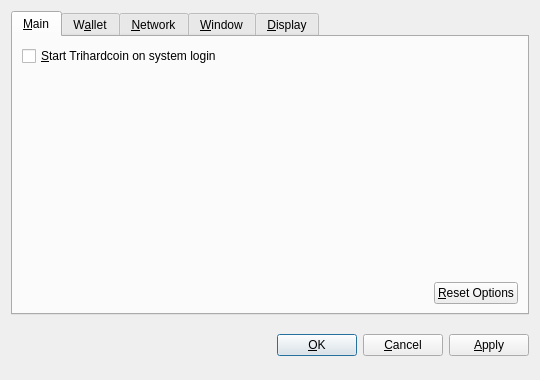
<?xml version="1.0" encoding="UTF-8"?>
<ui version="4.0">
 <class>OptionsDialog</class>
 <widget class="QDialog" name="OptionsDialog">
  <property name="geometry">
   <rect>
    <x>0</x>
    <y>0</y>
    <width>540</width>
    <height>380</height>
   </rect>
  </property>
  <property name="windowTitle">
   <string>Options</string>
  </property>
  <property name="modal">
   <bool>true</bool>
  </property>
  <layout class="QVBoxLayout" name="verticalLayout">
   <item>
    <widget class="QTabWidget" name="tabWidget">
     <property name="tabPosition">
      <enum>QTabWidget::North</enum>
     </property>
     <property name="currentIndex">
      <number>0</number>
     </property>
     <widget class="QWidget" name="tabMain">
      <attribute name="title">
       <string>&amp;Main</string>
      </attribute>
      <layout class="QVBoxLayout" name="verticalLayout_Main">
       <item>
        <widget class="QCheckBox" name="bitcoinAtStartup">
         <property name="toolTip">
          <string>Automatically start Trihardcoin after logging in to the system.</string>
         </property>
         <property name="text">
          <string>&amp;Start Trihardcoin on system login</string>
         </property>
        </widget>
       </item>
       <item>
        <spacer name="verticalSpacer_Main">
         <property name="orientation">
          <enum>Qt::Vertical</enum>
         </property>
         <property name="sizeHint" stdset="0">
          <size>
           <width>20</width>
           <height>40</height>
          </size>
         </property>
        </spacer>
       </item>
       <item>
        <layout class="QHBoxLayout" name="horizontalLayout_2_Main">
         <item>
          <spacer name="horizontalSpacer_2_Main">
           <property name="orientation">
            <enum>Qt::Horizontal</enum>
           </property>
           <property name="sizeHint" stdset="0">
            <size>
             <width>40</width>
             <height>20</height>
            </size>
           </property>
          </spacer>
         </item>
         <item>
          <widget class="QPushButton" name="resetButton">
           <property name="toolTip">
            <string>Reset all client options to default.</string>
           </property>
           <property name="text">
            <string>&amp;Reset Options</string>
           </property>
           <property name="autoDefault">
            <bool>false</bool>
           </property>
          </widget>
         </item>
        </layout>
       </item>
      </layout>
     </widget>
     <widget class="QWidget" name="tabWallet">
      <attribute name="title">
       <string>W&amp;allet</string>
      </attribute>
      <layout class="QVBoxLayout" name="verticalLayout_Network">
       <item>
        <widget class="QLabel" name="transactionFeeInfoLabel">
         <property name="text">
          <string>Optional transaction fee per kB that helps make sure your transactions are processed quickly. Most transactions are 1 kB.</string>
         </property>
         <property name="textFormat">
          <enum>Qt::PlainText</enum>
         </property>
         <property name="wordWrap">
          <bool>true</bool>
         </property>
        </widget>
       </item>
       <item>
        <layout class="QHBoxLayout" name="horizontalLayout_1_Main">
         <item>
          <widget class="QLabel" name="transactionFeeLabel">
           <property name="text">
            <string>Pay transaction &amp;fee</string>
           </property>
           <property name="textFormat">
            <enum>Qt::PlainText</enum>
           </property>
           <property name="buddy">
            <cstring>transactionFee</cstring>
           </property>
          </widget>
         </item>
         <item>
          <widget class="BitcoinAmountField" name="transactionFee"/>
         </item>
         <item>
          <spacer name="horizontalSpacer_1_Main">
           <property name="orientation">
            <enum>Qt::Horizontal</enum>
           </property>
           <property name="sizeHint" stdset="0">
            <size>
             <width>40</width>
             <height>20</height>
            </size>
           </property>
          </spacer>
         </item>
        </layout>
       </item>
       <item>
        <widget class="QLabel" name="label">
         <property name="text">
          <string>If you disable the spending of unconfirmed change, the change from a transaction cannot be used until that transaction has at least one confirmation. This also affects how your balance is computed.</string>
         </property>
         <property name="wordWrap">
          <bool>true</bool>
         </property>
        </widget>
       </item>
       <item>
        <widget class="QCheckBox" name="spendZeroConfChange">
         <property name="text">
          <string>Spend unconfirmed change  (experts only)</string>
         </property>
        </widget>
       </item>
       <item>
        <spacer name="verticalSpacer">
         <property name="orientation">
          <enum>Qt::Vertical</enum>
         </property>
         <property name="sizeHint" stdset="0">
          <size>
           <width>20</width>
           <height>40</height>
          </size>
         </property>
        </spacer>
       </item>
      </layout>
     </widget>
     <widget class="QWidget" name="tabNetwork">
      <attribute name="title">
       <string>&amp;Network</string>
      </attribute>
      <layout class="QVBoxLayout" name="verticalLayout_Network">
       <item>
        <widget class="QCheckBox" name="mapPortUpnp">
         <property name="toolTip">
          <string>Automatically open the Trihardcoin client port on the router. This only works when your router supports UPnP and it is enabled.</string>
         </property>
         <property name="text">
          <string>Map port using &amp;UPnP</string>
         </property>
        </widget>
       </item>
       <item>
        <widget class="QCheckBox" name="connectSocks">
         <property name="toolTip">
          <string>Connect to the Trihardcoin network through a SOCKS proxy (e.g. when connecting through Tor).</string>
         </property>
         <property name="text">
          <string>&amp;Connect through SOCKS proxy:</string>
         </property>
        </widget>
       </item>
       <item>
        <layout class="QHBoxLayout" name="horizontalLayout_Network">
         <item>
          <widget class="QLabel" name="proxyIpLabel">
           <property name="text">
            <string>Proxy &amp;IP:</string>
           </property>
           <property name="textFormat">
            <enum>Qt::PlainText</enum>
           </property>
           <property name="buddy">
            <cstring>proxyIp</cstring>
           </property>
          </widget>
         </item>
         <item>
          <widget class="QValidatedLineEdit" name="proxyIp">
           <property name="maximumSize">
            <size>
             <width>140</width>
             <height>16777215</height>
            </size>
           </property>
           <property name="toolTip">
            <string>IP address of the proxy (e.g. 127.0.0.1)</string>
           </property>
          </widget>
         </item>
         <item>
          <widget class="QLabel" name="proxyPortLabel">
           <property name="text">
            <string>&amp;Port:</string>
           </property>
           <property name="textFormat">
            <enum>Qt::PlainText</enum>
           </property>
           <property name="buddy">
            <cstring>proxyPort</cstring>
           </property>
          </widget>
         </item>
         <item>
          <widget class="QLineEdit" name="proxyPort">
           <property name="maximumSize">
            <size>
             <width>55</width>
             <height>16777215</height>
            </size>
           </property>
           <property name="toolTip">
            <string>Port of the proxy (e.g. 9050)</string>
           </property>
          </widget>
         </item>
         <item>
          <widget class="QLabel" name="socksVersionLabel">
           <property name="text">
            <string>SOCKS &amp;Version:</string>
           </property>
           <property name="textFormat">
            <enum>Qt::PlainText</enum>
           </property>
           <property name="buddy">
            <cstring>socksVersion</cstring>
           </property>
          </widget>
         </item>
         <item>
          <widget class="QValueComboBox" name="socksVersion">
           <property name="toolTip">
            <string>SOCKS version of the proxy (e.g. 5)</string>
           </property>
          </widget>
         </item>
         <item>
          <spacer name="horizontalSpacer_Network">
           <property name="orientation">
            <enum>Qt::Horizontal</enum>
           </property>
           <property name="sizeHint" stdset="0">
            <size>
             <width>40</width>
             <height>20</height>
            </size>
           </property>
          </spacer>
         </item>
        </layout>
       </item>
       <item>
        <spacer name="verticalSpacer_Network">
         <property name="orientation">
          <enum>Qt::Vertical</enum>
         </property>
         <property name="sizeHint" stdset="0">
          <size>
           <width>20</width>
           <height>40</height>
          </size>
         </property>
        </spacer>
       </item>
      </layout>
     </widget>
     <widget class="QWidget" name="tabWindow">
      <attribute name="title">
       <string>&amp;Window</string>
      </attribute>
      <layout class="QVBoxLayout" name="verticalLayout_Window">
       <item>
        <widget class="QCheckBox" name="minimizeToTray">
         <property name="toolTip">
          <string>Show only a tray icon after minimizing the window.</string>
         </property>
         <property name="text">
          <string>&amp;Minimize to the tray instead of the taskbar</string>
         </property>
        </widget>
       </item>
       <item>
        <widget class="QCheckBox" name="minimizeOnClose">
         <property name="toolTip">
          <string>Minimize instead of exit the application when the window is closed. When this option is enabled, the application will be closed only after selecting Quit in the menu.</string>
         </property>
         <property name="text">
          <string>M&amp;inimize on close</string>
         </property>
        </widget>
       </item>
       <item>
        <spacer name="verticalSpacer_Window">
         <property name="orientation">
          <enum>Qt::Vertical</enum>
         </property>
         <property name="sizeHint" stdset="0">
          <size>
           <width>20</width>
           <height>40</height>
          </size>
         </property>
        </spacer>
       </item>
      </layout>
     </widget>
     <widget class="QWidget" name="tabDisplay">
      <attribute name="title">
       <string>&amp;Display</string>
      </attribute>
      <layout class="QVBoxLayout" name="verticalLayout_Display">
       <item>
        <layout class="QHBoxLayout" name="horizontalLayout_1_Display">
         <item>
          <widget class="QLabel" name="langLabel">
           <property name="text">
            <string>User Interface &amp;language:</string>
           </property>
           <property name="textFormat">
            <enum>Qt::PlainText</enum>
           </property>
           <property name="buddy">
            <cstring>lang</cstring>
           </property>
          </widget>
         </item>
         <item>
          <widget class="QValueComboBox" name="lang">
           <property name="toolTip">
            <string>The user interface language can be set here. This setting will take effect after restarting Trihardcoin.</string>
           </property>
          </widget>
         </item>
        </layout>
       </item>
       <item>
        <layout class="QHBoxLayout" name="horizontalLayout_2_Display">
         <item>
          <widget class="QLabel" name="unitLabel">
           <property name="text">
            <string>&amp;Unit to show amounts in:</string>
           </property>
           <property name="textFormat">
            <enum>Qt::PlainText</enum>
           </property>
           <property name="buddy">
            <cstring>unit</cstring>
           </property>
          </widget>
         </item>
         <item>
          <widget class="QValueComboBox" name="unit">
           <property name="toolTip">
            <string>Choose the default subdivision unit to show in the interface and when sending coins.</string>
           </property>
          </widget>
         </item>
        </layout>
       </item>
       <item>
        <widget class="QCheckBox" name="displayAddresses">
         <property name="toolTip">
          <string>Whether to show Trihardcoin addresses in the transaction list or not.</string>
         </property>
         <property name="text">
          <string>&amp;Display addresses in transaction list</string>
         </property>
        </widget>
       </item>
       <item>
        <widget class="QCheckBox" name="coinControlFeatures">
         <property name="toolTip">
          <string>Whether to show coin control features or not.</string>
         </property>
         <property name="text">
          <string>Display coin &amp;control features (experts only!)</string>
         </property>
        </widget>
       </item>
       <item>
        <spacer name="verticalSpacer_Display">
         <property name="orientation">
          <enum>Qt::Vertical</enum>
         </property>
         <property name="sizeHint" stdset="0">
          <size>
           <width>20</width>
           <height>40</height>
          </size>
         </property>
        </spacer>
       </item>
      </layout>
     </widget>
    </widget>
   </item>
   <item>
    <layout class="QHBoxLayout" name="horizontalLayout_Buttons">
     <item>
      <spacer name="horizontalSpacer_1">
       <property name="orientation">
        <enum>Qt::Horizontal</enum>
       </property>
       <property name="sizeHint" stdset="0">
        <size>
         <width>40</width>
         <height>48</height>
        </size>
       </property>
      </spacer>
     </item>
     <item>
      <widget class="QLabel" name="statusLabel">
       <property name="font">
        <font>
         <weight>75</weight>
         <bold>true</bold>
        </font>
       </property>
       <property name="text">
        <string/>
       </property>
       <property name="textFormat">
        <enum>Qt::PlainText</enum>
       </property>
       <property name="wordWrap">
        <bool>true</bool>
       </property>
      </widget>
     </item>
     <item>
      <spacer name="horizontalSpacer_2">
       <property name="orientation">
        <enum>Qt::Horizontal</enum>
       </property>
       <property name="sizeHint" stdset="0">
        <size>
         <width>40</width>
         <height>48</height>
        </size>
       </property>
      </spacer>
     </item>
     <item>
      <widget class="QPushButton" name="okButton">
       <property name="text">
        <string>&amp;OK</string>
       </property>
      </widget>
     </item>
     <item>
      <widget class="QPushButton" name="cancelButton">
       <property name="text">
        <string>&amp;Cancel</string>
       </property>
       <property name="autoDefault">
        <bool>false</bool>
       </property>
      </widget>
     </item>
     <item>
      <widget class="QPushButton" name="applyButton">
       <property name="text">
        <string>&amp;Apply</string>
       </property>
       <property name="autoDefault">
        <bool>false</bool>
       </property>
      </widget>
     </item>
    </layout>
   </item>
  </layout>
 </widget>
 <customwidgets>
  <customwidget>
   <class>BitcoinAmountField</class>
   <extends>QSpinBox</extends>
   <header>bitcoinamountfield.h</header>
  </customwidget>
  <customwidget>
   <class>QValueComboBox</class>
   <extends>QComboBox</extends>
   <header>qvaluecombobox.h</header>
  </customwidget>
  <customwidget>
   <class>QValidatedLineEdit</class>
   <extends>QLineEdit</extends>
   <header>qvalidatedlineedit.h</header>
  </customwidget>
 </customwidgets>
 <resources/>
 <connections/>
</ui>
